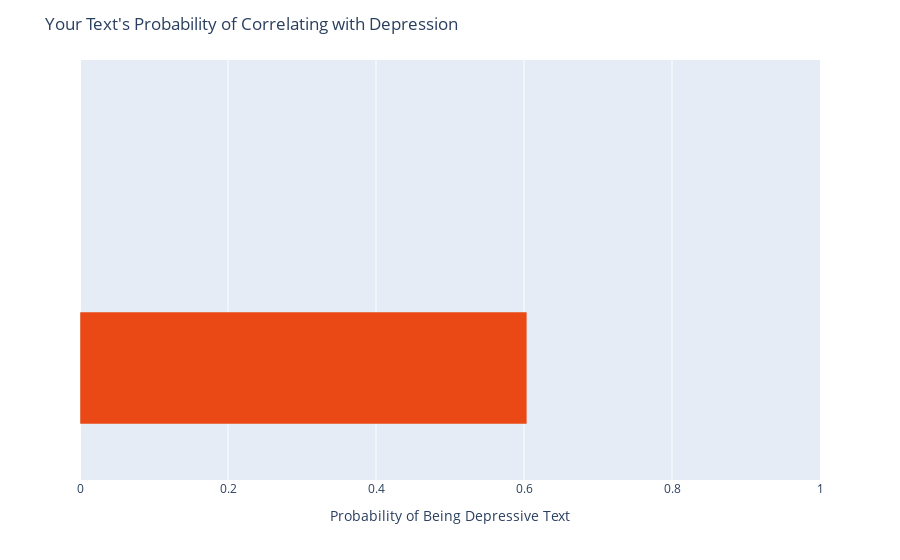

Here is the notebook cell this chart was saved with:
### Code cell
if prediction < 0.2:
    color='#27B240'
elif 0.2 <= prediction < 0.4:
    color='#F0D637'
elif 0.4 <= prediction < 0.6:
    color = '#F08837'
elif 0.6 <= prediction < 0.8:
    color = '#EA4915'
else:
    color = '#970000'


df = pd.DataFrame({'Probability of Being Depressive Text':prediction},index=['P'])
fig = px.bar(df, 
             y=[0.8], 
             x="Probability of Being Depressive Text", 
             orientation='h',
             range_x=[0,1],
             range_y=[0,3],
             color_discrete_sequence =[f'{color}'],
             barmode='group')
fig.update_yaxes(showticklabels=False)
fig.update_layout(title_text="Your Text's Probability of Correlating with Depression")
fig.update_yaxes(title_text='')

fig.show()

### Figure 1 — Plotly figure (JSON) as saved in the notebook; plotly's stock layout.template omitted (floating-point values rounded to 4 significant figures)
{"data": [{"alignmentgroup": "True", "hovertemplate": "Probability of Being Depressive Text=%{x}<br>y=%{y}<extra></extra>", "legendgroup": "", "marker": {"color": "#EA4915"}, "name": "", "offsetgroup": "", "orientation": "h", "showlegend": false, "textposition": "auto", "type": "bar", "x": [0.6039], "xaxis": "x", "y": [0.8], "yaxis": "y"}], "layout": {"autosize": true, "barmode": "group", "legend": {"tracegroupgap": 0}, "margin": {"t": 60}, "title": {"text": "Your Text's Probability of Correlating with Depression"}, "xaxis": {"anchor": "y", "domain": [0, 1], "range": [0, 1], "title": {"text": "Probability of Being Depressive Text"}, "type": "linear"}, "yaxis": {"anchor": "x", "domain": [0, 1], "range": [0, 3], "showticklabels": false, "title": {"text": ""}, "type": "linear"}}}
